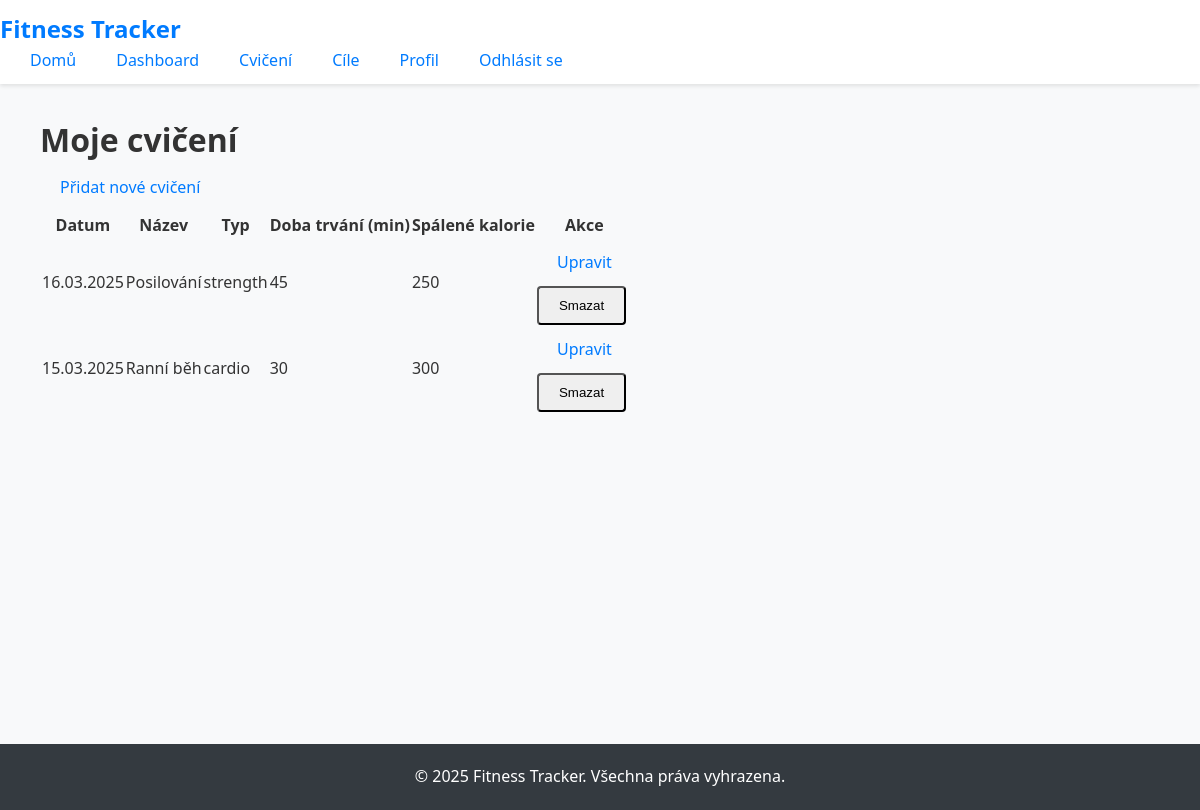
The page /index.php?page=exercises (signed in) on the database its author committed.
### tables this page shows
CREATE TABLE IF NOT EXISTS exercises (
    id INT AUTO_INCREMENT PRIMARY KEY,
    user_id INT NOT NULL,
    title VARCHAR(100) NOT NULL,
    description TEXT,
    exercise_type ENUM('cardio', 'strength', 'flexibility', 'balance', 'other') NOT NULL,
    duration INT NOT NULL,
    calories_burned INT,
    date DATE NOT NULL,
    created_at TIMESTAMP DEFAULT CURRENT_TIMESTAMP,
    updated_at TIMESTAMP DEFAULT CURRENT_TIMESTAMP ON UPDATE CURRENT_TIMESTAMP,
    FOREIGN KEY (user_id) REFERENCES users(id) ON DELETE CASCADE
);

### src/controllers/ExerciseController.php (called while the page is built, shortened)
<?php
class ExerciseController {
    private $exerciseModel;
    public function __construct($exerciseModel) {
        $this->exerciseModel = $exerciseModel;
    }
    public function showExercises() {
        $userId = $_SESSION['user_id'];
        $exercises = $this->exerciseModel->getAllByUser($userId);
        include 'src/views/exercises.php';
    }
}
?>

### src/models/Exercise.php (called while the page is built, shortened)
<?php
class Exercise {
    private $pdo;
    public function __construct($pdo) {
        $this->pdo = $pdo;
    }
    public function getAllByUser($userId, $limit = null, $offset = 0) {
        $sql = "SELECT * FROM exercises WHERE user_id = :userId ORDER BY date DESC";
        $stmt = $this->pdo->prepare($sql);
        $stmt->bindParam(':userId', $userId, PDO::PARAM_INT);
        $stmt->execute();
        return $stmt->fetchAll(PDO::FETCH_ASSOC);
    }
}
?>

### src/views/exercises.php (the view, shortened to what this page needs)
<?php
include 'header.php';
?>
<div class="container mt-4">
    <h1>Moje cvičení</h1>
    <div class="mb-3">
        <a href="index.php?page=add_exercise" class="btn btn-primary">Přidat nové cvičení</a>
    </div>
    <?php if (empty($exercises)): ?>
        <div class="alert alert-info">
            Zatím nemáte žádná zaznamenaná cvičení.
        </div>
    <?php else: ?>
        <div class="table-responsive">
            <table class="table table-striped">
                <thead>
                    <tr>
                        <th>Datum</th>
                        <th>Název</th>
                        <th>Typ</th>
                        <th>Doba trvání (min)</th>
                        <th>Spálené kalorie</th>
                        <th>Akce</th>
                    </tr>
                </thead>
                <tbody>
                    <?php foreach ($exercises as $exercise): ?>
                        <tr>
                            <td><?php echo htmlspecialchars(date('d.m.Y', strtotime($exercise['date']))); ?></td>
                            <td><?php echo htmlspecialchars($exercise['title']); ?></td>
                            <td><?php echo htmlspecialchars($exercise['exercise_type']); ?></td>
                            <td><?php echo htmlspecialchars($exercise['duration']); ?></td>
                            <td><?php echo htmlspecialchars($exercise['calories_burned']); ?></td>
                            <td>
                                <a href="index.php?page=edit_exercise&id=<?php echo $exercise['id']; ?>"
                                   class="btn btn-sm btn-primary">Upravit</a>
                                <form action="index.php?page=delete_exercise" method="post" class="d-inline"
                                      onsubmit="return confirm('Opravdu chcete smazat toto cvičení?');">
                                    <button type="submit" class="btn btn-sm btn-danger">Smazat</button>
                                </form>
                            </td>
                        </tr>
                    <?php endforeach; ?>
                </tbody>
            </table>
        </div>
    <?php endif; ?>
</div>
<?php
include 'footer.php';
?>

### index.php (shortened to what this page needs)
<?php
require 'config.php';
$page = isset($_GET['page']) ? $_GET['page'] : 'home';
if ($page === 'login') {
    include 'src/views/login.php';
} elseif ($page === 'register') {
    include 'src/views/register.php';
} elseif ($page === 'profile' && isset($_SESSION['user_id'])) {
    $userController = new UserController(new User($pdo));
    $userController->showProfile();
} elseif ($page === 'dashboard' && isset($_SESSION['user_id'])) {
    include 'src/views/dashboard.php';
}
elseif ($page === 'exercises' && isset($_SESSION['user_id'])) {
    $exerciseController = new ExerciseController(new Exercise($pdo));
    $exerciseController->showExercises();
} elseif ($page === 'add_exercise' && isset($_SESSION['user_id'])) {
    include 'src/views/add_exercise.php';
} elseif ($page === 'edit_exercise' && isset($_SESSION['user_id'])) {
    $exerciseController = new ExerciseController(new Exercise($pdo));
    $exerciseController->showEditExercise();
} elseif ($page === 'exercise_stats' && isset($_SESSION['user_id'])) {
    $exerciseController = new ExerciseController(new Exercise($pdo));
    $exerciseController->showStats();
}
elseif ($page === 'goals' && isset($_SESSION['user_id'])) {
    $goalController = new GoalController(new Goal($pdo));
    $goalController->showGoals();
} elseif ($page === 'add_goal' && isset($_SESSION['user_id'])) {
    include 'src/views/add_goal.php';
} elseif ($page === 'edit_goal' && isset($_SESSION['user_id'])) {
    $goalController = new GoalController(new Goal($pdo));
    $goalController->showEditGoal();
} else {
    include 'src/views/home.php';
}
?>

### src/views/header.php (shortened to what this page needs)
<!DOCTYPE html>
<html lang="cs">
<head>
    <link rel="stylesheet" href="public/css/styles.css">
    <link rel="stylesheet" href="https://cdnjs.cloudflare.com/ajax/libs/font-awesome/6.0.0-beta3/css/all.min.css">
</head>
<body>
    <header>
        <div class="logo">
            <h1>Fitness Tracker</h1>
        </div>
        <nav>
            <ul>
                <li><a href="index.php">Domů</a></li>
                <?php if (isset($_SESSION['user_id'])): ?>
                    <li><a href="index.php?page=dashboard">Dashboard</a></li>
                    <li><a href="index.php?page=exercises">Cvičení</a></li>
                    <li><a href="index.php?page=goals">Cíle</a></li>
                    <li><a href="index.php?page=profile">Profil</a></li>
                    <li><a href="index.php?action=logout">Odhlásit se</a></li>
                <?php else: ?>
                    <li><a href="index.php?page=login">Přihlásit se</a></li>
                    <li><a href="index.php?page=register">Registrovat se</a></li>
                <?php endif; ?>
            </ul>
        </nav>
    </header>
    <main>
        <div class="container">

### src/views/footer.php (shortened to what this page needs)
        </div>
    </main>
    <footer>
        <div class="container">
            <p>&copy; <?php echo date('Y'); ?> Fitness Tracker. Všechna práva vyhrazena.</p>
        </div>
    </footer>
</body>
</html>

### public/css/styles.css (style rules this page uses)
* { margin: 0; padding: 0; box-sizing: border-box; }
body { font-family: 'Segoe UI', Tahoma, Geneva, Verdana, sans-serif; line-height: 1.6; color: #333; background-color: #f8f9fa; }
.container { max-width: 1200px; margin: 0 auto; padding: 0 20px; }
a { color: #007bff; text-decoration: none; transition: color 0.3s; }
header { background-color: #fff; box-shadow: 0 2px 4px rgba(0, 0, 0, 0.1); padding: 10px 0; }
.logo h1 { font-size: 24px; font-weight: 700; color: #007bff; }
nav ul { display: flex; list-style: none; }
nav ul li { margin-left: 20px; }
nav ul li a { font-weight: 500; padding: 5px 10px; border-radius: 4px; }
main { padding: 30px 0; min-height: calc(100vh - 140px); }
.btn { display: inline-block; padding: 10px 20px; border-radius: 4px; font-weight: 500; text-align: center; cursor: pointer; transition: background-color 0.3s, color 0.3s, border-color 0.3s; }
footer { background-color: #343a40; color: #fff; padding: 20px 0; text-align: center; }

### rows shown on the page
exercises: date "16.03.2025", title "Posilování", exercise_type "strength", duration "45", calories_burned "250"
exercises: date "15.03.2025", title "Ranní běh", exercise_type "cardio", duration "30", calories_burned "300"
